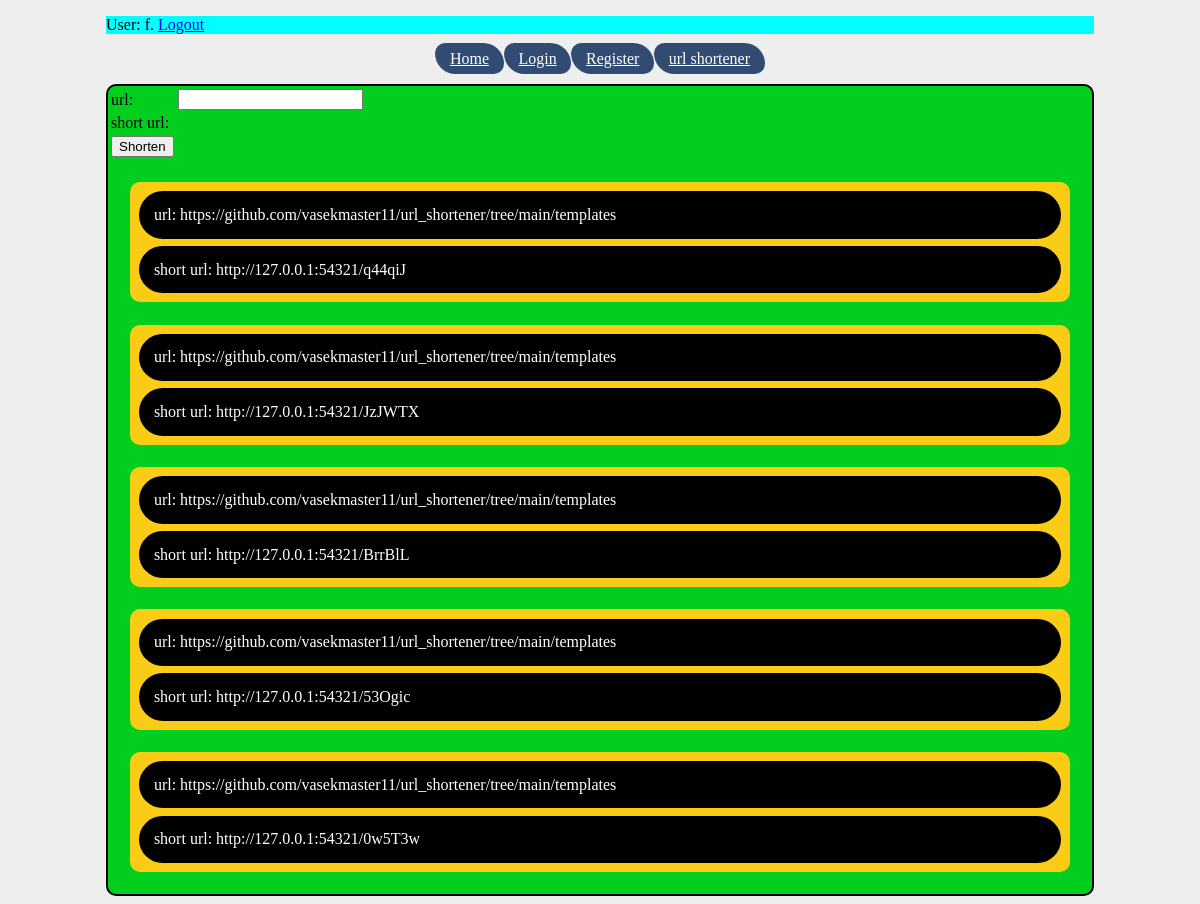
The page /url_short (signed in) on the database as committed earlier.
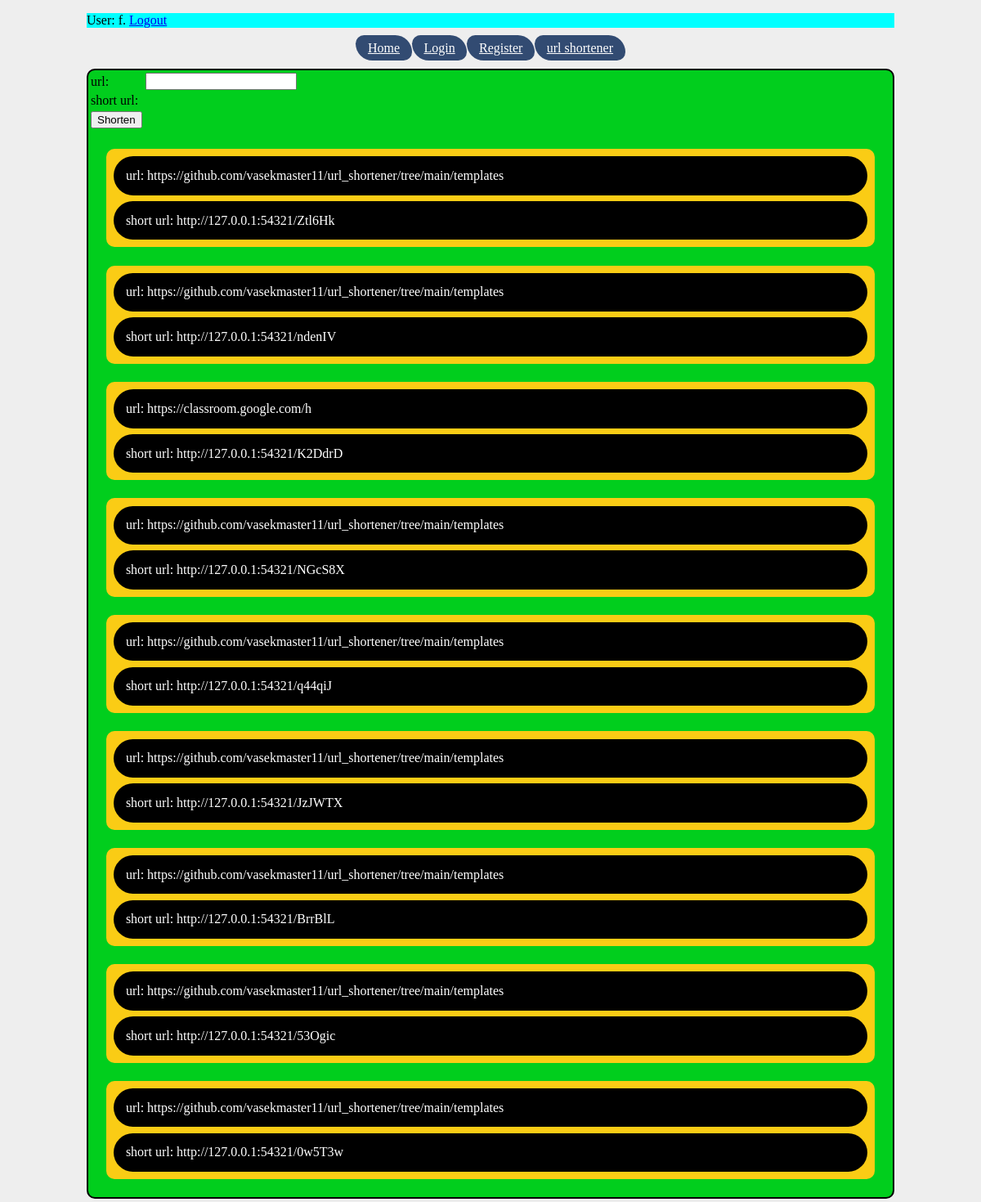
The same page on the database as committed later.
### tables this page shows
CREATE TABLE "url" (
	"id"	INTEGER,
	"short_url"	TEXT NOT NULL UNIQUE,
	"long_url"	TEXT NOT NULL,
	"u_id"	INTEGER,
	PRIMARY KEY("id" AUTOINCREMENT)
);

### webface.py (the view)
@app.route('/url_short', methods=['GET'])
def url_short():
    if 'user' in session:
        with SQLite('data.sqlite') as cur:
            u_id = cur.execute('SELECT id FROM user WHERE username = ?',[session['user']]).fetchone()[0]
            response = cur.execute('SELECT long_url, short_url FROM url WHERE u_id = ?',[u_id]).fetchall()
        return render_template('url_short.html', response=response)
    else:
        return render_template('url_short.html')

### sqlitewrap.py (called while the page is built)
    def __enter__(self):
        self.conn = sqlite3.connect(self.file)
        self.conn.row_factory = sqlite3.Row
        return self.conn.cursor()

    def __exit__(self, type, value, traceback):
        self.conn.commit()
        self.conn.close()

### templates/url_short.html (shortened to what this page needs)
{% extends 'base.html' %}
{% block obsah %}
<form class="url_form" method="post">
  <table>
    <tr>
      <td>url:</td>
      <td><input type="text" name="url_long"></td>
    </tr>
      <td>short url:</td>
    <tr>
      <td><button>Shorten</button></td>
    </tr>
  </table>
{% for long_url, short_url in response|reverse %}
<div class="urls">
<p class="url">url: <a class="hidden" href="{{long_url}}">{{long_url}}</a></p>
<p class="url">short url: <a class="hidden" href="http://127.0.0.1:54321/{{short_url}}">http://127.0.0.1:54321/{{short_url}}</a></p>
</div>
{% endfor %}
{% endblock obsah %}

### templates/base.html (shortened to what this page needs)
<!doctype html>
<html lang="cs">
<head>
  <link rel="stylesheet" href="{{ url_for('static', filename='styles.css') }}">
</head>
<body>
<p class="usr">
{% if 'user' in session %}
User: {{ session['user'] }}.
<a href="{{ url_for('logout') }}">Logout</a>
{% else %}
Nobody is loged in.
{% endif %}
</p>
<nav>
  <p class="link"><a href="{{ url_for('base') }}">Home</a><a href="{{ url_for('login') }}">Login</a><a href="{{ url_for('register') }}">Register</a><a href="{{ url_for('url_short') }}">url shortener</a></p>
</nav>
{% block obsah %}{% endblock obsah %}
</body>
</html>

### static/styles.css (style rules this page uses)
body { background-color: #eeeeee; padding-left: 1em; padding-right: 1em; margin-left: 90px; margin-right: 90px; }
.link { text-align: center; }
.link a { background-color: #324b72; border-radius: 25px 50px 25px; padding: 1ex 2ex; color: white; }
.url { background-color: #000000; border-radius: 25px 25px; padding:2ex; margin: 1ex; color: white; }
.urls { background-color: #FACC15; border-radius: 10px; margin: 3ex; padding: 0.25ex; }
.url_form { background-color: rgb(1, 206, 29); border-style: solid; border-color: rgb(0, 0, 0); border-width: 2px; border-radius: 10px; }
.usr { background-color: aqua; }
.hidden { color: rgb(255, 255, 255); text-decoration: none; }

Rows that differ between the two databases and show on the page:
added url: long_url "https://github.com/vasekmaster11/url_shortener/tree/main/templates", short_url "Ztl6Hk"
added url: long_url "https://github.com/vasekmaster11/url_shortener/tree/main/templates", short_url "ndenIV"
added url: long_url "https://classroom.google.com/h", short_url "K2DdrD"
added url: long_url "https://github.com/vasekmaster11/url_shortener/tree/main/templates", short_url "NGcS8X"
